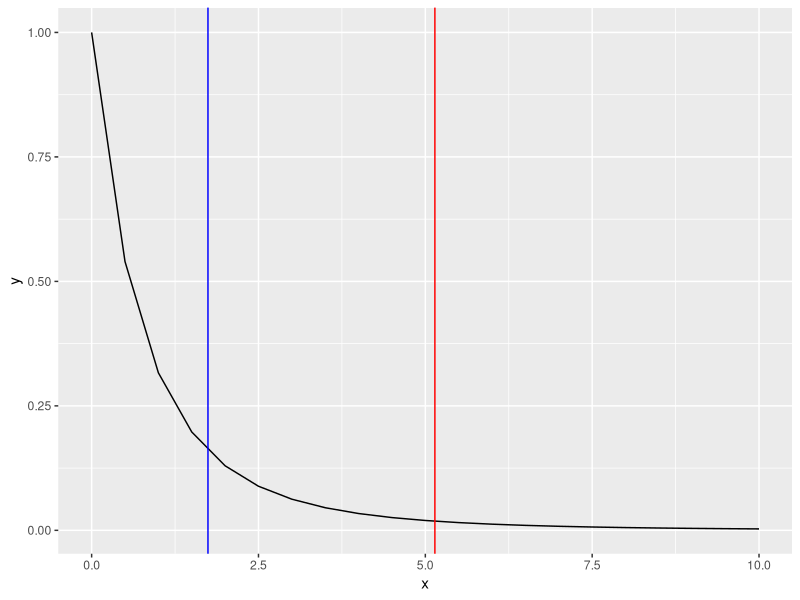

The R source for this figure: (Note: this script raises an error after producing the figure.)
#Problem I am trying to solve:

#2021-22 Q8(B):

# Three varieties of potatoes are being compared for yield. The experiment is
# conducted by assigning each variety at random to one of 3 equal-size plots at each of
# 4 different locations. The following yields for varieties A, E, and C, in 100 kilograms
# per plot, were recorded:
#   Localion 1 Location 2 Location 3 Location 4
# B: 13 C: 21 C: 9 A: 11
# A: 18 A: 20 B: 12 C: 10
# C: 12 B: 23 A: 14 B: 17
# Perform a randomized complete block analysis of variance to test the hypothesis that
# there is no diffrence in the yielding capabilities of the 3 varieties of potatoes. Use a
# 0.05 level of significance. Draw conclusions.

#First I tried to do this in a  very ameture way, manually calculating everything..

Location = factor(rep(1:4, times = 3))
Variety = factor(rep(c('A','B','C'), each = 4))

B = c(13,23,12,17)
A = c(18,20,14,11)
C = c(12,21,9,10)
Yield = c(A,B,C)

data = data.frame(Location,Variety,Yield)


SST = var(data$Yield)*(nrow(data)-1)

library(dplyr)

VarietyMean = data %>% group_by(Variety) %>% summarise(`Mean` = mean(Yield))
LocationMean = data %>% group_by(Location) %>% summarise(`Mean` = mean(Yield))

k = nrow(VarietyMean)
b = nrow(LocationMean)

SSA = var(VarietyMean$Mean)*(nrow(VarietyMean)-1)*b

SSB = var(LocationMean$Mean)*(nrow(LocationMean)-1)*k

SSE = SST-SSA-SSB


MSA = SSA/(k-1)
MSB = SSB/(b-1)
MSE = SSE/((k-1)*(b-1))

f_Var = MSA/MSE

alpha = 0.05
fcrit_Var = qf(1-alpha,(k-1),(k-1)*(b-1))

pvalue_Var = 1-pf(f_Var,(k-1),(k-1)*(b-1))

if (f_Var<fcrit_Var){
  cat("there is no diffrence in the yielding capabilities
      of the 3 varieties of potatoes since the calculated f value of",f_Var,
      " is lower the the critical value of ", fcrit_Var,"\nAlso the
      calculated p value of",pvalue_Var,"is not significant at the",alpha,
      "level\n")
}else   cat("there is atl least some diffrence in the yielding capabilities
      of the 3 varieties of potatoes since the calculated f value of",f_Var,
            " is higher the the critical value of ", fcrit_Var,"\nAlso the
      calculated p value of",pvalue_Var,"is significant at the",alpha,
            "level\n")

library(ggplot2)

x = seq(0,10, by = 0.5)
y = df(x, (k-1),(k-1)*(b-1))

pltdata = data.frame(x,y)

 
ggplot(pltdata, aes(x=x,y=y))+
  geom_line()+
  geom_vline(xintercept = c(f_Var,fcrit_Var), color = c("blue","red"))

#doing this using the built in functions in R

aov()
